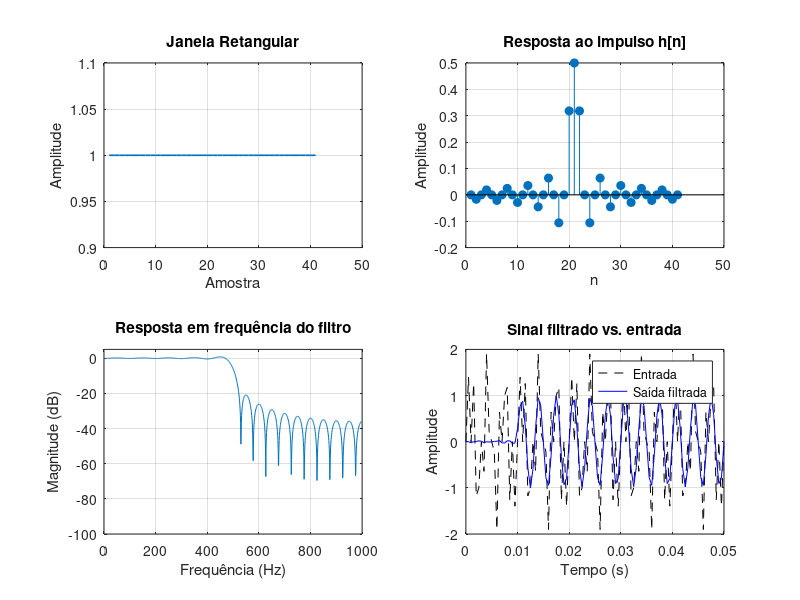

This chart was generated by the following MATLAB code:

% Projetar um filtro FIR passa-baixas digital para ser utilizado em um sistema embarcado de aquisição de sinais biomédicos. O filtro deve atender os seguintes requisitos:
%
%     Frequência de amostragem (Fs): 2000 Hz
%
%     Frequência de corte (Fc): 500 Hz
%
%     Ordem do filtro (N): 40
%
%     Tipo do filtro: FIR passa-baixas linear fase
%
%     Método de projeto: Janela
%
% a) Janela Retangular
%
% Para cada janela:
%
%     Calcule a resposta ideal do filtro FIR (sinc ideal)
%
%     Aplique a janela correspondente
%
%     Plote a resposta em frequência
%
%     Compare as janelas em termos de largura da banda de transição e atenuação lateral
%       O uso de janelas permite controlar o compromisso entre largura da banda de transição
%       e rejeição fora da banda. A janela Retangular possui uma transição mais abrupta, mas
%       alta distorção (ripple). Já janelas como a Blackman têm melhor supressão das frequências
%       indesejadas, mas uma transição mais suave (menos precisa).

%% Parâmetros do filtro
Fs = 2000;           % Frequência de amostragem (Hz)
Fc = 500;            % Frequência de corte (Hz)
N = 40;              % Ordem do filtro
wc = 2 * pi * Fc / Fs;
n = 0:N;

%% Resposta ideal (sinc)
hd = (sin(wc * (n - N/2)) ./ (pi * (n - N/2)));
hd(N/2+1) = wc/pi;  % Corrige divisão por zero

%% Sinal de entrada: seno de 300 Hz (passa) + 800 Hz (deve ser atenuado)
t = 0:1/Fs:0.05;  % 50 ms
x = sin(2*pi*300*t) + sin(2*pi*800*t);

%% Lista de janelas
janelas = {
    'Retangular', rectwin(N+1);
};

nome = janelas{1, 1};
w = janelas{1, 2};
h = hd .* w';  % filtro final

% Filtra o sinal
y = filter(h, 1, x);

% Resposta em frequência
[Hf, f] = freqz(h, 1, 1024, Fs);

figure('Name', ['Filtro FIR - Janela ', nome], 'NumberTitle', 'off');

% Subplot 1: Forma da janela
subplot(2,2,1);
plot(w, 'LineWidth', 1.2);
title(['Janela ', nome]);
xlabel('Amostra'); ylabel('Amplitude'); grid on;

% Subplot 2: Resposta ao impulso
subplot(2,2,2);
stem(h, 'filled');
title('Resposta ao impulso h[n]');
xlabel('n'); ylabel('Amplitude'); grid on;

% Subplot 3: Resposta em frequência
subplot(2,2,3);
plot(f, 20*log10(abs(Hf)));
grid on;
axis([0 Fs/2 -100 5]);
title('Resposta em frequência do filtro');
xlabel('Frequência (Hz)');
ylabel('Magnitude (dB)');

% Subplot 4: Sinal de entrada e saída
subplot(2,2,4);
plot(t, x, '--k'); hold on;
plot(t, y, 'b');
title('Sinal filtrado vs. entrada');
xlabel('Tempo (s)');
ylabel('Amplitude');
legend('Entrada', 'Saída filtrada');
grid on;


